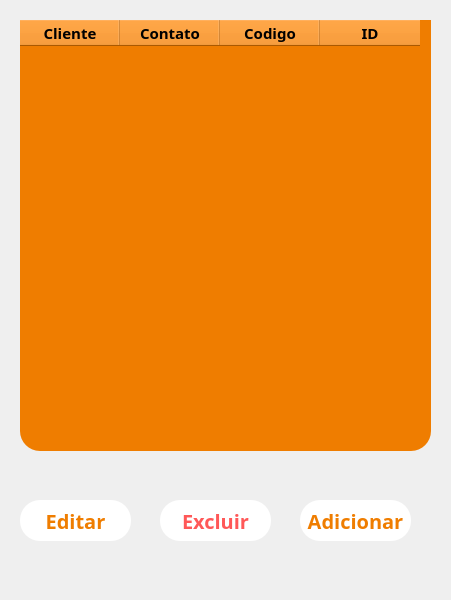
<?xml version="1.0" encoding="UTF-8"?>
<ui version="4.0">
 <class>MainWindow</class>
 <widget class="QMainWindow" name="MainWindow">
  <property name="geometry">
   <rect>
    <x>0</x>
    <y>0</y>
    <width>451</width>
    <height>600</height>
   </rect>
  </property>
  <property name="maximumSize">
   <size>
    <width>600</width>
    <height>600</height>
   </size>
  </property>
  <property name="windowTitle">
   <string>MainWindow</string>
  </property>
  <widget class="QWidget" name="centralwidget">
   <property name="maximumSize">
    <size>
     <width>602132</width>
     <height>16777215</height>
    </size>
   </property>
   <widget class="QLabel" name="label">
    <property name="geometry">
     <rect>
      <x>-410</x>
      <y>-160</y>
      <width>1111</width>
      <height>800</height>
     </rect>
    </property>
    <property name="maximumSize">
     <size>
      <width>1111</width>
      <height>21123</height>
     </size>
    </property>
    <property name="text">
     <string/>
    </property>
    <property name="pixmap">
     <pixmap>2000x2000px.png</pixmap>
    </property>
   </widget>
   <widget class="QPushButton" name="pushButton_2">
    <property name="geometry">
     <rect>
      <x>20</x>
      <y>500</y>
      <width>111</width>
      <height>41</height>
     </rect>
    </property>
    <property name="maximumSize">
     <size>
      <width>111</width>
      <height>51</height>
     </size>
    </property>
    <property name="font">
     <font>
      <family>Proxima Nova Bl</family>
      <pointsize>15</pointsize>
      <weight>75</weight>
      <bold>true</bold>
     </font>
    </property>
    <property name="styleSheet">
     <string notr="true">background-color: white;
 border-radius: 20px;
color: #ef7d00;</string>
    </property>
    <property name="text">
     <string>Editar</string>
    </property>
   </widget>
   <widget class="QPushButton" name="pushButton_4">
    <property name="geometry">
     <rect>
      <x>300</x>
      <y>500</y>
      <width>111</width>
      <height>41</height>
     </rect>
    </property>
    <property name="maximumSize">
     <size>
      <width>111</width>
      <height>51</height>
     </size>
    </property>
    <property name="font">
     <font>
      <family>Proxima Nova Bl</family>
      <pointsize>15</pointsize>
      <weight>75</weight>
      <bold>true</bold>
     </font>
    </property>
    <property name="styleSheet">
     <string notr="true">background-color: white;
 border-radius: 20px;
color: #ef7d00;</string>
    </property>
    <property name="text">
     <string>Adicionar</string>
    </property>
   </widget>
   <widget class="QTableWidget" name="tableWidget">
    <property name="geometry">
     <rect>
      <x>20</x>
      <y>20</y>
      <width>411</width>
      <height>431</height>
     </rect>
    </property>
    <property name="styleSheet">
     <string notr="true">background-color: rgb(239, 125, 0);
font: 10pt &quot;Rockwell&quot;;
 border-radius: 20px;</string>
    </property>
    <column>
     <property name="text">
      <string>Cliente</string>
     </property>
     <property name="font">
      <font>
       <family>Rockwell</family>
       <pointsize>11</pointsize>
       <weight>75</weight>
       <bold>true</bold>
      </font>
     </property>
    </column>
    <column>
     <property name="text">
      <string>Contato</string>
     </property>
     <property name="font">
      <font>
       <family>Rockwell</family>
       <pointsize>11</pointsize>
       <weight>75</weight>
       <bold>true</bold>
      </font>
     </property>
    </column>
    <column>
     <property name="text">
      <string>Codigo</string>
     </property>
     <property name="font">
      <font>
       <family>Rockwell</family>
       <pointsize>11</pointsize>
       <weight>75</weight>
       <bold>true</bold>
      </font>
     </property>
    </column>
    <column>
     <property name="text">
      <string>ID</string>
     </property>
     <property name="font">
      <font>
       <family>Rockwell</family>
       <pointsize>11</pointsize>
       <weight>75</weight>
       <bold>true</bold>
      </font>
     </property>
    </column>
   </widget>
   <widget class="QPushButton" name="pushButton_5">
    <property name="geometry">
     <rect>
      <x>160</x>
      <y>500</y>
      <width>111</width>
      <height>41</height>
     </rect>
    </property>
    <property name="maximumSize">
     <size>
      <width>111</width>
      <height>51</height>
     </size>
    </property>
    <property name="font">
     <font>
      <family>Proxima Nova Bl</family>
      <pointsize>15</pointsize>
      <weight>75</weight>
      <bold>true</bold>
     </font>
    </property>
    <property name="styleSheet">
     <string notr="true">background-color: white;
 border-radius: 20px;
color:rgb(255, 88, 88)</string>
    </property>
    <property name="text">
     <string>Excluir</string>
    </property>
   </widget>
  </widget>
 </widget>
 <resources/>
 <connections/>
</ui>
